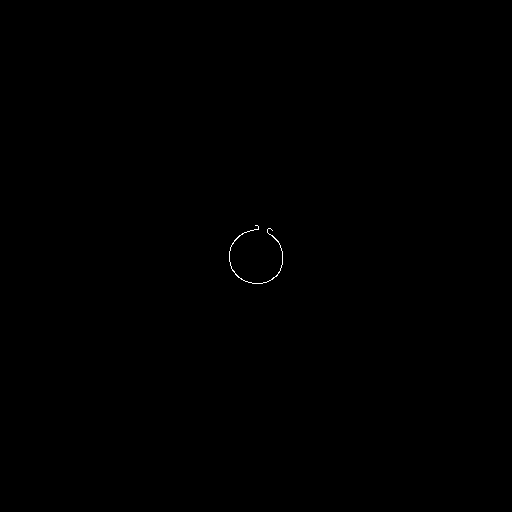
#> input picture html/rsc/src/410_CV2 (OpenCV 영상처리)/201_connect_ellipse.png, 512 x 512 px
$ jupyter execute 201_connect_ellipse.ipynb
#> lines starting #> are read from the running program, lines starting #| are printed output that depends on the picture; after the words box and inside, x2 and y2 are one past the last pixel; in counts of white or black regions, pixels touching at a corner belong together
✅ OpenCV에서 검출한 등고선을 바탕으로 원과 타원을 검출합니다.

[cell 1]
import cv2
import numpy as np
import matplotlib.pyplot as plt

# 파일 경로
file_path = "201_connect_ellipse.png"

# 이미지 불러오기
image = cv2.imread(file_path, cv2.IMREAD_GRAYSCALE)
#> image: shape (512, 512); 0.07% white in thin lines or dots, all inside (x1, y1, x2, y2) = (229, 225, 283, 284)

# 이진화 처리
_, thresh = cv2.threshold(image, 127, 255, cv2.THRESH_BINARY)

# 등고선 찾기
contours, _ = cv2.findContours(thresh, cv2.RETR_EXTERNAL, cv2.CHAIN_APPROX_SIMPLE)
#> contours = 1 contour; box (x1, y1, x2, y2) and area: (229, 225, 283, 284) 26

# 중복된 타원을 제거하기 위해 설정할 허용 오차 값
center_tolerance = 10  # 중심 좌표 차이 허용 오차 (픽셀)
size_tolerance = 10    # 크기 차이 허용 오차 (축 길이 차이 허용 범위)

filtered_ellipses = []  # 유일한 타원을 저장할 리스트

# 빈 배경 생성 (원본 이미지 포함 X)
result_filtered = np.zeros((image.shape[0], image.shape[1], 3), dtype=np.uint8)

for contour in contours:
    if len(contour) >= 5:
        ellipse = cv2.fitEllipse(contour)
        x_new, y_new = ellipse[0]  # 중심 좌표
        major_new, minor_new = ellipse[1]  # 장축, 단축 길이

        # 기존 저장된 타원과 비교하여 중복 검사
        is_duplicate = False
        for existing_ellipse in filtered_ellipses:
            x_old, y_old = existing_ellipse[0]
            major_old, minor_old = existing_ellipse[1]

            # 중심과 크기 차이가 허용 오차 내이면 중복으로 판단
            if (abs(x_new - x_old) < center_tolerance and
                abs(y_new - y_old) < center_tolerance and
                abs(major_new - major_old) < size_tolerance and
                abs(minor_new - minor_old) < size_tolerance):
                is_duplicate = True
                break

        # 중복이 아니면 리스트에 추가하고 그림
        if not is_duplicate:
            filtered_ellipses.append(ellipse)
            cv2.ellipse(result_filtered, ellipse, (0, 255, 0), 2)  # 초록색 타원
#> this loop made 1 pass
#> (ellipse, x_new, y_new, major_new, minor_new) on pass 1: (((256.1, 255.9), (53.51, 55.74), 3.31), 256.1, 255.9, 53.51, 55.74)
#> after the loop, filtered_ellipses = [((256.1, 255.9), (53.51, 55.74), 3.31)]

# OpenCV BGR → RGB 변환 (Matplotlib에서 올바르게 표시하기 위함)
result_filtered_rgb = cv2.cvtColor(result_filtered, cv2.COLOR_BGR2RGB)

# Matplotlib로 원본과 결과 비교 출력
fig, ax = plt.subplots(1, 2, figsize=(12, 6))

ax[0].imshow(image, cmap='gray')
ax[0].set_title("Original Image")
ax[0].axis("off")

ax[1].imshow(result_filtered_rgb)
ax[1].set_title("Connected Ellipses")
ax[1].axis("off")

plt.tight_layout()
plt.show()
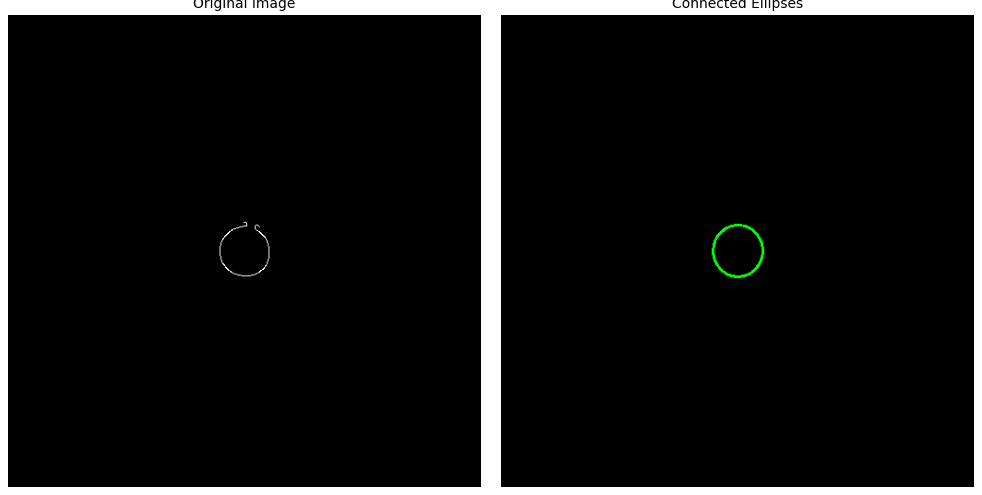
#> figure drawn by matplotlib, 2 panels
